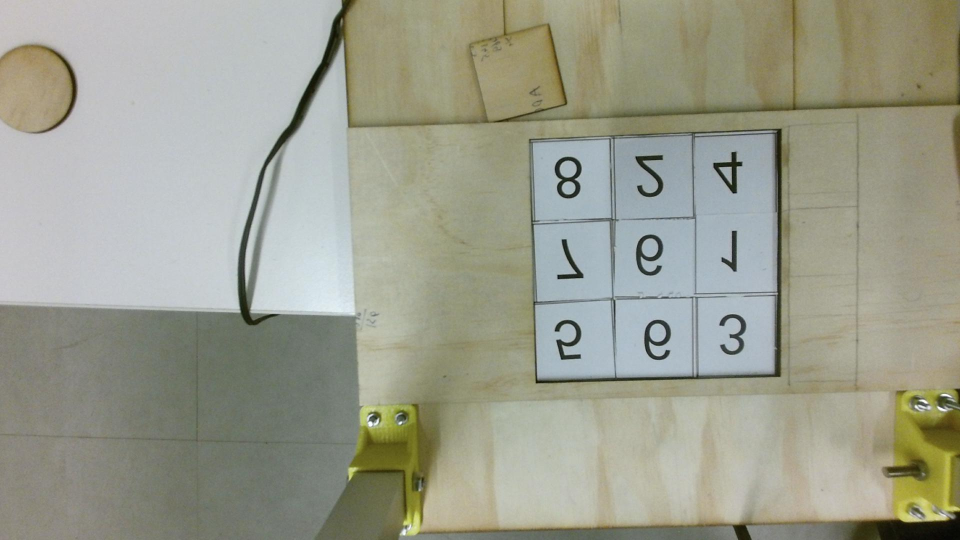
%> input picture Mohammad/TestImage.jpg, 1920 x 1080 px (shown at 1/2 size)
$ octave --eval "result = scanGrid6(imread('TestImage.jpg'));"   (GNU Octave 9; MATLAB toolbox functions it lacks are replaced by stand-ins)
%> lines starting %> are read from the running program, lines starting %| are printed output that depends on the picture
function [scannedNum] = scanGrid6(rgb)
I = rgb;
%> I is the input picture: size 1080x1920x3 uint8; mean R, G, B 155.4, 157, 141.6
idisp(I)
%> (this line was passed over: idisp is not available in this run)
I2 = imcrop(I,[1396 499 200 200]); %[initial u ,initial v,Length, width]
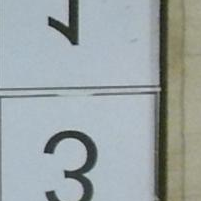
%> I2: size 201x201x3 uint8; mean R, G, B 156.1, 165, 166.2
% subplot(1,2,1)
figure;
idisp(I)
%> (this line was passed over: idisp is not available in this run)
title('Original Image')
% subplot(1,2,2)
figure;
idisp(I2)
%> (this line was passed over: idisp is not available in this run)
title('Cropped Image')
colorImage = I2;
%  colorImage = imread('testing.jpg');
I = rgb2gray(colorImage);
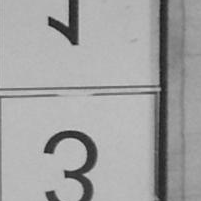
%> I: size 201x201 uint8; min 25, max 200, mean 162.5

% Detect MSER regions.
%> (the run ends here)

$ run again, on Mohammad/cali.jpg
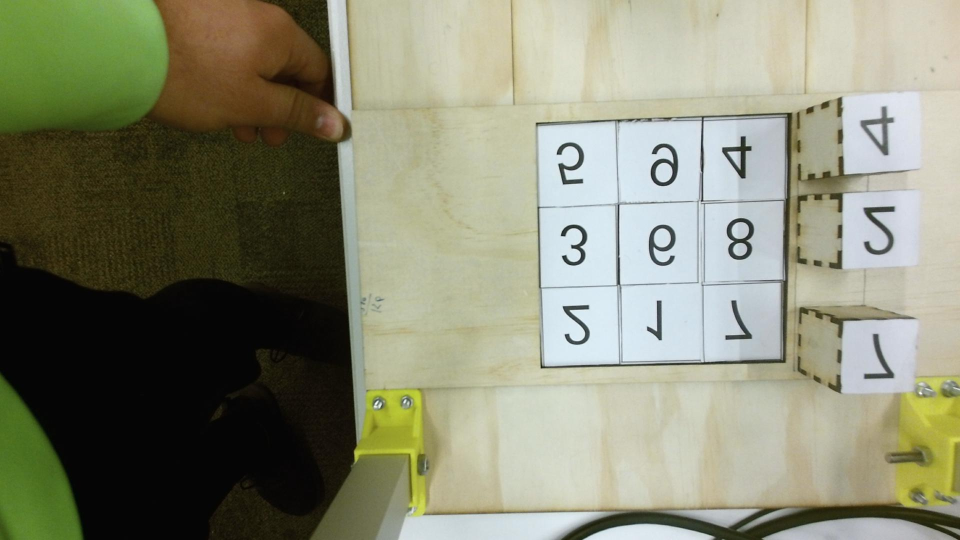
%> input picture Mohammad/cali.jpg, 1920 x 1080 px (shown at 1/2 size)
%> in scanGrid6, I is the input picture: size 1080x1920x3 uint8; mean R, G, B 135.5, 137.3, 115.5
%> in scanGrid6, `I2 = imcrop(I,[1396 499 200 200]);`:
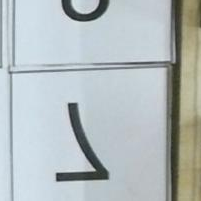
%> I2: size 201x201x3 uint8; mean R, G, B 179.2, 187.6, 189
%> in scanGrid6, `I = rgb2gray(colorImage);`:
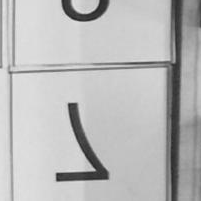
%> I: size 201x201 uint8; min 38, max 233, mean 185.2
